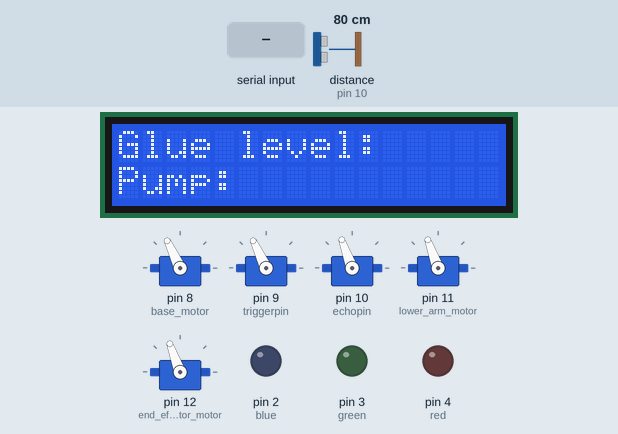
Simulated run of this sketch. Board: Arduino Uno, built with avr-gcc and run on an emulated ATmega328P. Shown: 16×2 character LCD, 5 × servo, output pins drawn as LEDs (lit = HIGH). The inputs (shaded band) are chosen by the test bench; at power-on: distance to the obstacle (sensor on pin 10) 80 cm. The echo pulse lasts 58.3 µs per cm; pins used as bus, display or sensor lines are not drawn; what the sketch prints to the serial monitor is not drawn.

Above: at 0.17 s.
At 1.2 s:
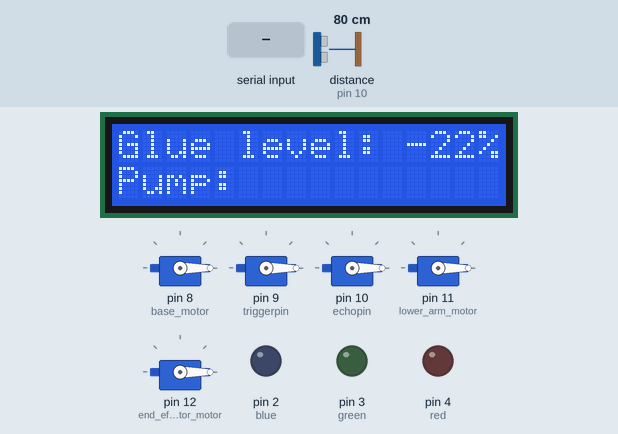
1.3 s: "1\n" received over Serial
At 3.5 s:
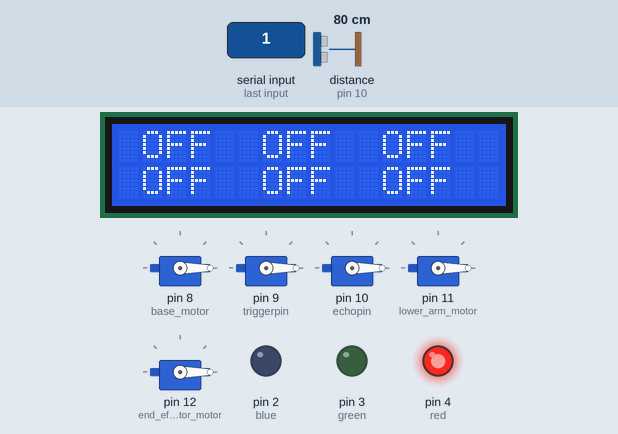
Timing chart, 0 to 5.0 s (numbered marks = the images above; inputs shaded):
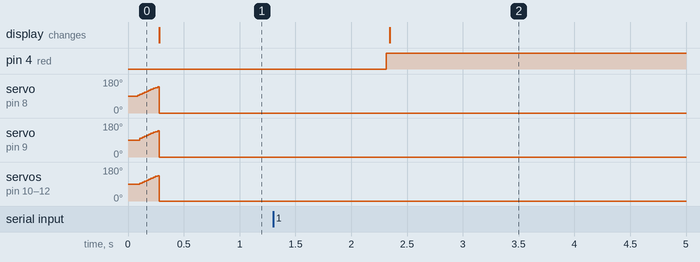

The sketch:

robotsystem.ino
```cpp
#include <VarSpeedServo.h>
#include <LiquidCrystal.h>
#include <math.h>

// water system variables and data
const int rs = 0, en = 0, d4 = 0 , d5 = 0 , d6 = 0 , d7 = 0 ;
LiquidCrystal lcd(rs,en,d4,d5,d6,d7);
const int emptytankdistance = 70 ;
const int fulltankdistance = 30 ;
float distance;
float pulse_width;
int Percentage;
int pump;
const int triggerpin = 9;
const int echopin = 10;
const int green = 3;
const int blue = 2;
const int red = 4;

// creating the servo object to control the servo motor
VarSpeedServo base_motor;
VarSpeedServo base_of_arm_motor;
VarSpeedServo upper_Arm_motor;
VarSpeedServo lower_arm_motor;
VarSpeedServo end_effector_motor;

double theta1, theta2, phi, z;

// current position
int base_motorPos , base_of_arm_motorPos , upper_Arm_motorPos , lower_arm_motorPos ,end_effector_motorPos;
// Previous position
int base_motorPPos , base_of_arm_motorPPos , upper_Arm_motorPPos , lower_arm_motorPPos ,end_effector_motorPPos;
//speed variable
int speed_base_motor;
int speed_base_of_arm_motor;
int speed_upper_Arm_motor;
int speed_lower_arm_motor;
int speed_end_effector_motor;
//acceleration
int Accel_base_motor;
int Accel_base_of_arm_motor;
int Accel_upper_Arm_motor;
int Accel_lower_arm_motor;
int Accel_end_effector_motor;

String content = "";
int data[10];
int SPEED1 = 160;
byte inputValue[5];
int k = 0;

int joint1array[100];
int joint2array[100];
int phiArray[100];
int zArray[100];
int glutankorientation[100];
int Count = 0;

void setup() {
  Serial.begin(115200);
  // configuring water system
  lcd.begin(16,2);
  lcd.print("Glue level: ");
  lcd.setCursor(0,1);
  lcd.print("Pump: ");
  pinMode(triggerpin, OUTPUT);
  pinMode(echopin, INPUT);
  pinMode(green, OUTPUT);
  pinMode(blue, OUTPUT);
  pinMode(red, OUTPUT);

  // attaches the servo on the defined pin to the respective servo object
  base_motor.attach(8);
  base_of_arm_motor.attach(9);
  upper_Arm_motor.attach(10);
  lower_arm_motor.attach(11);
  end_effector_motor.attach(12);

  homePos();
}

void homePos() {
  // Joel change the angles accordingly later
  base_motorPPos = 180;
  base_motor.write(base_motorPPos,SPEED1);
  base_of_arm_motorPPos =  180;
  base_of_arm_motor.write(base_motorPPos,SPEED1);
  upper_Arm_motorPPos = 180;
  upper_Arm_motor.write(base_motorPPos,SPEED1);
  lower_arm_motorPPos = 180;
  lower_arm_motor.write(base_motorPPos,SPEED1);
  end_effector_motorPPos = 180;
  end_effector_motor.write(base_motorPPos,SPEED1);
  // delay(3000);
}

void measureddistance()
{
  digitalWrite(triggerpin,LOW);
  delayMicroseconds(2);
  digitalWrite(triggerpin,HIGH);
  delayMicroseconds(10);
  digitalWrite(triggerpin,LOW);
  pulse_width = pulseIn(echopin,HIGH);
  distance = ((pulse_width * 0.034 ) / 2);
  // printing results to serial monitor
  Serial.print("The distance is : ");
  Serial.print(distance);
  Serial.println(" cm ");
  delay(200);
}

void loop() {

 measureddistance();
 Percentage = map((int)distance,emptytankdistance,fulltankdistance,0,100);

 //printing the results on the lcd display screen
 lcd.setCursor(12,0);
 lcd.print(Percentage);
 lcd.print("%");

 // printing the results to the serial monitor
 Serial.print("The percentage is : ");
 Serial.print(Percentage);
 Serial.print("%");

 if (Serial.available()) {
   content = Serial.readString(); // read the incoming data from processing
   // extract the data from the string and put into separate integer variables, the data array
   for(int i = 0 ; i < 10 ; i++ )
   {
     int index = content.indexOf(","); // locate the first ","
     data[i] = atol(content.substring(0,index).c_str()); // extract the number from start to the ","
     content = content.substring(index + 1); // removing the number from the string
   }
   /*
     data[0] - SAVE button status
     data[1] - RUN button status
     data[2] - Joint 1 angle
     data[3] - Joint 2 angle
     data[4] - Joint 3 angle (phi)
     data[5] - Z position
     data[6] - Glue tank orientation
     data[7] - Speed value
     data[8] - Acceleration value
    */
    // if save button is pressed,store the data into the appropriate arrays
    if (data[0] == 1)
    {
      joint1array[Count] = data[2];
      joint2array[Count] = data[3];
      phiArray[Count] = data[4];
      zArray[Count] = data[5];
      glutankorientation[Count] = data[6];
      Count++;
    }
    // clear data
    if ( data[0] == 2 )
    {
      memset(joint1array,0,sizeof(joint1array));
      memset(joint2array,0,sizeof(joint2array));
      memset(phiArray,0,sizeof(phiArray));
      memset(zArray,0,sizeof(zArray));
      memset(glutankorientation,0,sizeof(glutankorientation));
      Count = 0;
    }
 }
 // if the run button is pressed
 lcd.setCursor(5,1);
 while(data[1] == 1)
  {
    if ( Percentage > 26 )
   {
     digitalWrite(red, LOW);

     speed_base_motor = data[7];
     speed_base_of_arm_motor = data[7];
     speed_upper_Arm_motor = data[7];
     speed_lower_arm_motor = data[7];
     speed_end_effector_motor = data[7];

     // executing the stored pos from the arrays
     for (int i = 0; i <= Count - 1 ; i++)
     {
       if (data[1] == 0)
       {
         break;
       }
       base_motor.write(joint1array[i],speed_base_motor,true);
       base_of_arm_motor.write(joint2array[i],speed_base_of_arm_motor,true);
       upper_Arm_motor.write(phiArray[i],speed_upper_Arm_motor,true);
       lower_arm_motor.write(zArray[i],speed_lower_arm_motor,true);
       end_effector_motor.write(glutankorientation[i],speed_end_effector_motor,true);

       // just in case the motor doesnt reach its desired position
       while(base_motor.read() != joint1array[i] || base_of_arm_motor.read() != joint2array[i] || upper_Arm_motor.read() != phiArray[i] || lower_arm_motor.read() != zArray[i] || end_effector_motor.read() != glutankorientation[i]  )
       {
         base_motor.write(joint1array[i]);
         base_of_arm_motor.write(joint2array[i]);
         upper_Arm_motor.write(phiArray[i]);
         lower_arm_motor.write(zArray[i]);
         end_effector_motor.write(glutankorientation[i]);
       }

       if (base_motor.read() == joint1array[0] && base_of_arm_motor.read() == joint2array[0] && upper_Arm_motor.read() == phiArray[0] && lower_arm_motor.read() == zArray[0] && end_effector_motor.read() == glutankorientation[0])
       {
         // when the robot has reached the first position , the pump is switched on
         digitalWrite(green, HIGH);
         lcd.print(" ON ");
       }
       int arraySize = sizeof(joint1array)/sizeof(*joint1array);
       if (base_motor.read() == joint1array[arraySize - 1] && base_of_arm_motor.read() == joint2array[arraySize - 1] && upper_Arm_motor.read() == phiArray[arraySize - 1] && lower_arm_motor.read() == zArray[arraySize - 1] && end_effector_motor.read() == glutankorientation[arraySize - 1])
       {
         // when the robot has reached the last position , the pump is switched off
         digitalWrite(green, LOW);
         lcd.print(" OFF ");
       }

       // checking for change in speed and acceleration or program stop
       if (Serial.available())
       {
         content = Serial.readString(); // read the incoming dat from processing
         // extract the data from the string into its repective data containers
         for(int i = 0 ; i < 10 ; i++ )
         {
           int index = content.indexOf(","); // locate the first ","
           data[i] = atol(content.substring(0,index).c_str()); // extracting the number from start to the ","
           content = content.substring(index + 1); // removing the number from the string
         }
         if (data[1] == 0 )
         {
           break;
         }
        //  //change speed whilist motor is moving
        //  base_motor.setSpeed(data[7]);
        //  base_of_arm_motor.setSpeed(data[7]);
        //  upper_Arm_motor.setSpeed(data[7]);
        //  lower_arm_motor.setSpeed(data[7]);
        //  end_effector_motor.setSpeed(data[7]);
       }
     }
   }
   else
    {
      // if the percentage is less than 25
      lcd.print(" OFF ");
      digitalWrite(green, LOW);
      digitalWrite(red,HIGH);
      Serial.print(" Please refill the glue tank ");
    }
  }
  base_motorPos = data[2];
  base_of_arm_motorPos = data[3];
  upper_Arm_motorPos = data[4];
  lower_arm_motorPos = data[5];
  end_effector_motorPos = data[6];

  speed_base_motor = data[7];
  speed_base_of_arm_motor = data[7];
  speed_upper_Arm_motor = data[7];
  speed_lower_arm_motor = data[7];
  speed_end_effector_motor = data[7];

  base_motor.write(base_motorPos,speed_base_motor,true);
  base_of_arm_motor.write(base_of_arm_motorPos,speed_base_of_arm_motor,true);
  upper_Arm_motor.write(upper_Arm_motorPos,speed_upper_Arm_motor,true);
  lower_arm_motor.write(lower_arm_motorPos,speed_lower_arm_motor,true);
  end_effector_motor.write(end_effector_motorPos,speed_end_effector_motor,true);

  while(base_motor.read() != base_motorPos || base_of_arm_motor.read() != base_of_arm_motorPos || upper_Arm_motor.read() != upper_Arm_motorPos || lower_arm_motor.read() != lower_arm_motorPos || end_effector_motor.read() != end_effector_motorPos  )
  {
    base_motor.write(base_motorPos);
    base_of_arm_motor.write(base_of_arm_motorPos);
    upper_Arm_motor.write(upper_Arm_motorPos);
    lower_arm_motor.write(lower_arm_motorPos);
    end_effector_motor.write(end_effector_motorPos);
  }
}

void serialFlush() {
  while (Serial.available() > 0) {  //while there are characters in the serial buffer, because Serial.available is >0
    Serial.read();         // get one character
  }
}
```

Measured:
- after the input at 1.3 s, pin 4 (red): LOW → HIGH after 1.0 s; the display: changes after 1.0 s (image 2)
- by itself, servo on pin 8 (base_motor): rises from 90° to 140° in 0.18 s, then falls to 0° in 0.01 s
- by itself, servo on pin 9 (triggerpin): rises from 90° to 140° in 0.16 s, then falls to 0° in 0.01 s
- by itself, servo on pin 10 (echopin), servo on pin 11 (lower_arm_motor), servo on pin 12 (end_effector_motor): rises from 90° to 135° in 0.16 s, then falls to 0° in 0.01 s
